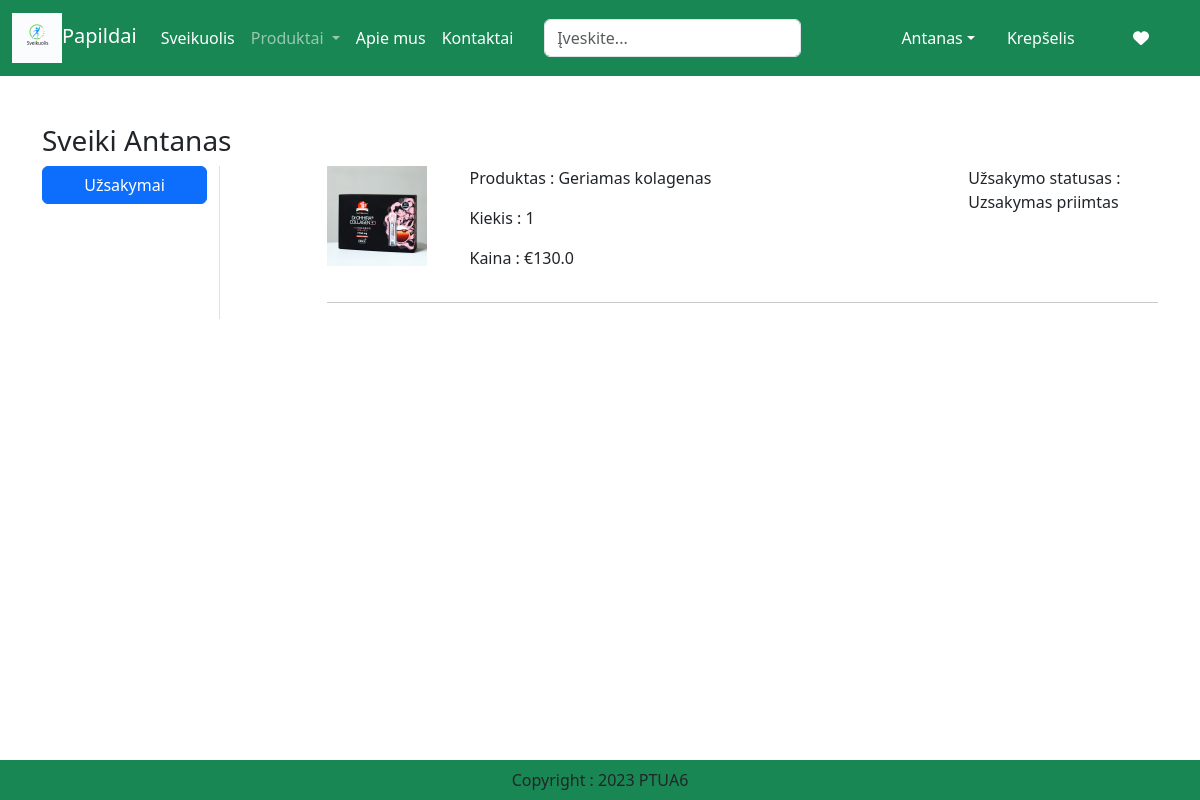
The page /orders/ (signed in) on the database its author committed.
### app/models.py (models this page shows, shortened)
class Order(models.Model):
    user = models.ForeignKey(User, on_delete=models.CASCADE)
    customer = models.ForeignKey(Customer, on_delete=models.CASCADE)
    product = models.ForeignKey(Product,on_delete=models.CASCADE)
    quantity = models.PositiveIntegerField(default=1)
    ordered_date = models.DateTimeField(auto_now_add=True)
    status = models.CharField(max_length=50, choices=STATUS_CHOICES, default="Uzsakymas priimtas")
    payment = models.ForeignKey(Payment, on_delete=models.CASCADE, default="" )
    @property
    def total_cost(self):
        return self.quantity * self.product.discounted_price

class Product(models.Model):
    title = models.CharField(max_length=100)
    selling_price = models.FloatField()
    discounted_price = models.FloatField()
    description = models.TextField()
    composition = models.TextField(default='')
    prodapp = models.TextField(default='')
    category = models.CharField(choices=CATEGORY_CHOICES, max_length=5)
    product_image = models.ImageField(upload_to='product')

### app/views.py (the view)
# urls.py: path("orders/", views.orders, name="orders"),
def orders(request):
    order_placed=Order.objects.filter(user=request.user)
    print(order_placed)
    print(request.user)
    return render(request, "app/orders.html", {'order_placed': order_placed})

### app/templates/app/orders.html (shortened to what this page needs)
{% extends 'app/index.html' %}
{% load static %}
{% block main-content %}
<div class="container my-5">
    <div class="row">
        <h3>Sveiki <span class="text-capitalize">{{request.user}}</span></h3>
        <div class="col-sm-2 border-end">
            <ul class="list-unstyled">
                <li class="d-grid"><a href="{% url 'orders' %}" class="btn btn-primary">Užsakymai</a></li>
            </ul>
        </div>
        <div class="col-sm-9 offset-sm-1">
            {% for op in order_placed %}
            <div class="row">
                <div class="col-sm-2">
                    <img src="{{ op.product.product_image.url }}" class="img-fluid" height="100" width="100" alt="">
                </div>
                <div class="col-sm-7">
                    <p>Produktas : {{op.product.title}}</p>
                    <p>Kiekis : {{op.quantity}}</p>
                    <p>Kaina : €{{op.total_cost}}</p>
                </div>
                <div class="col-sm-3">
                    <p>Užsakymo statusas : {{op.status}}</p>
                </div>
            </div>
            <hr>
            {% endfor %}
        </div>
    </div>
</div>
{% endblock main-content %}

### app/templates/app/index.html (shortened to what this page needs)
<!DOCTYPE html>
{% load static %}
<html lang="en">
<head>
</head>
<body>
    <nav class="navbar navbar-expand-lg navbar-dark bg-success">
        <div class="container-fluid">
            <a class="navbar-brand" href="#">
                <img src="{% static "app/images/logo.png" %}" width="50" height="50" alt="logo">Papildai</a>
            <div class="collapse navbar-collapse" id="navbarSupportedContent">
                <ul class="navbar-nav me-auto mb-2 mb-lg-0">
                    <li class="nav-item">
                        <a class="nav-link active" aria-current="page" href="/">Sveikuolis</a>
                    </li>
                    <li class="nav-item dropdown">
                        <a class="nav-link dropdown-toggle" href="#" role="button" data-bs-toggle="dropdown" aria-expanded="false">
                            Produktai
                        </a>
                    </li>
                    <li class="nav-item">
                        <a class="nav-link text-white" href="{% url 'about' %}">Apie mus</a>
                    </li>
                    <li class="nav-item">
                        <a class="nav-link text-white" href="{% url 'contact' %}">Kontaktai</a>
                    </li>
                </ul>
                <form class="d-flex" role="search">
                    <input class="form-control me-2" type="search" placeholder="Įveskite..." aria-label="Search"
                           id="searchInput" name="searchQuery">
                    <button class="btn btn-outline-success" type="submit">Ieškoti</button>
                </form>
                <ul class="navbar-nav me-auto mb-2 mb-lg-0">
                    {% if user.is_authenticated %}
                        <li class="nav-item dropdown mx-2">
                            <a class="nav-link dropdown-toggle text-white" href="#"
                               id="profileDropdown" role="button" data-bs-toggle="dropdown"
                               aria-expanded="false">{{ user.get_username }}</a>
                        </li>
                        <li class="nav-item mx-2">
                            <a href="{% url 'showcart' %}" class="nav-link text-white">Krepšelis</a>
                        </li>
                      <li class="nav-item mx-2">
                        <a href="{% url 'wishlist_products' %}" class="nav-link text-white">
                            <i class="fa fa-heart"></i>
                        </a>
                       </li>
                    {% endif %}
                </ul>
            </div>
        </div>
    </nav>
    {% block main-content %}{% endblock main-content %}
    <footer class="container-fluid fixed-bottom bg-success text-center p-2 mt-5">
                            Copyright : 2023 PTUA6
    </footer>
    <link href="https://cdn.jsdelivr.net/npm/bootstrap@5.3.2/dist/css/bootstrap.min.css" rel="stylesheet">
    <link rel="stylesheet" href="{% static 'app/css/owl.carousel.min.css' %}" />
    <link rel="stylesheet" href="{% static 'app/css/all.min.css' %}" />
    <link rel="stylesheet" href="{% static 'app/css/style.css' %}" />
</body>
</html>

### rows shown on the page
Order: product.product_image (picture), product "Geriamas kolagenas", quantity "1", total_cost "130.0", status "Uzsakymas priimtas"

### other values the page prints
{{ user.get_username }} "Antanas"
{{ request.user }} "Antanas"
